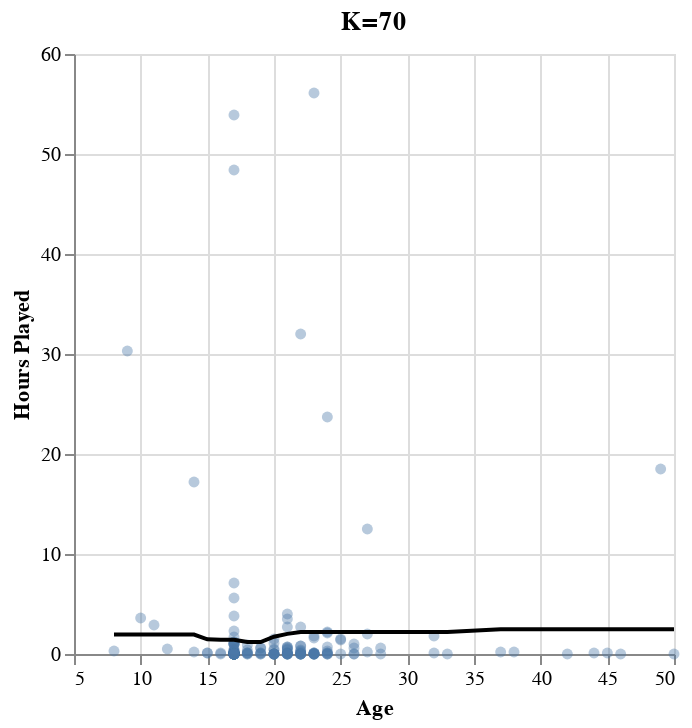
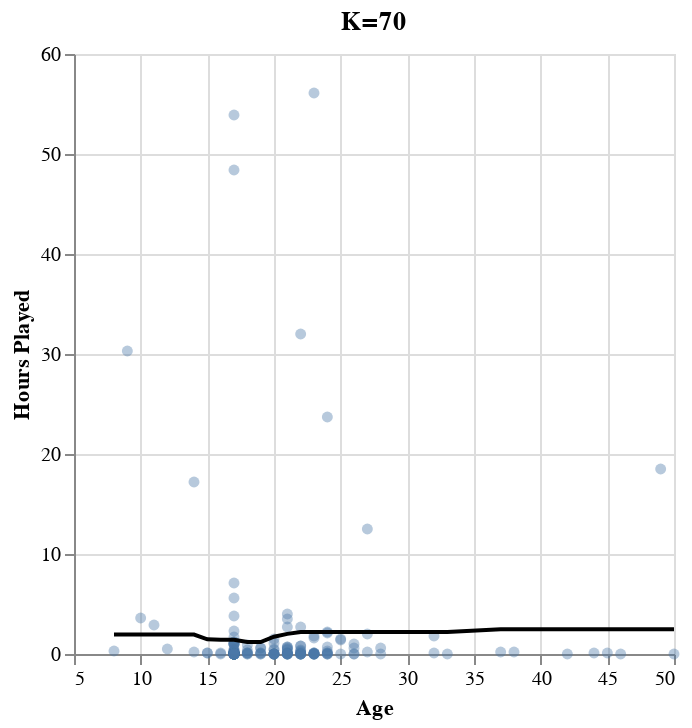

The notebook cell saved with these charts, in order:
### Code cell
np.random.seed(33)
#Predict the hours played for age
age_preds = filtered_player_data.assign(
    predictions= age_tuned.predict(filtered_player_data[['age']])
)
#Plot all players
age_plot = alt.Chart(age_preds).mark_circle(opacity=0.4).encode(
    x=alt.X('age').title('Age').scale(zero=False),
    y=alt.Y('played_hours').title('Hours Played')
)
#Add prediction line
age_plot = age_plot + alt.Chart(age_preds, title= "K=70").mark_line(color="Black").encode(
    x="age",
    y="predictions",
)
age_plot

### Figure 1 — Vega-Lite specification as saved in the notebook (floating-point values rounded to 4 significant figures; data arrays with more than 128 entries replaced by an {"elided": "..."} marker saying what was removed)
{"config": {"view": {"continuousWidth": 300, "continuousHeight": 300}}, "layer": [{"mark": {"type": "circle", "opacity": 0.4}, "encoding": {"x": {"field": "age", "scale": {"zero": false}, "title": "Age", "type": "quantitative"}, "y": {"field": "played_hours", "title": "Hours Played", "type": "quantitative"}}}, {"mark": {"type": "line", "color": "Black"}, "encoding": {"x": {"field": "age", "type": "quantitative"}, "y": {"field": "predictions", "type": "quantitative"}}, "title": "K=70"}], "data": {"name": "data-4488fa0bebb282eee528a39e74a0fc78"}, "$schema": "https://vega.github.io/schema/vega-lite/v5.20.1.json", "datasets": {"data-4488fa0bebb282eee528a39e74a0fc78": {"elided": "190 records"}}}

### Figure 2 — Vega-Lite specification as saved in the notebook (floating-point values rounded to 4 significant figures; data arrays with more than 128 entries replaced by an {"elided": "..."} marker saying what was removed)
{"config": {"view": {"continuousWidth": 300, "continuousHeight": 300}}, "layer": [{"mark": {"type": "circle", "opacity": 0.4}, "encoding": {"x": {"field": "age", "scale": {"zero": false}, "title": "Age", "type": "quantitative"}, "y": {"field": "played_hours", "title": "Hours Played", "type": "quantitative"}}}, {"mark": {"type": "line", "color": "Black"}, "encoding": {"x": {"field": "age", "type": "quantitative"}, "y": {"field": "predictions", "type": "quantitative"}}, "title": "K=70"}], "data": {"name": "data-1a808317e92ad4c3285a193249b642d5"}, "$schema": "https://vega.github.io/schema/vega-lite/v5.17.0.json", "datasets": {"data-1a808317e92ad4c3285a193249b642d5": {"elided": "190 records"}}}
